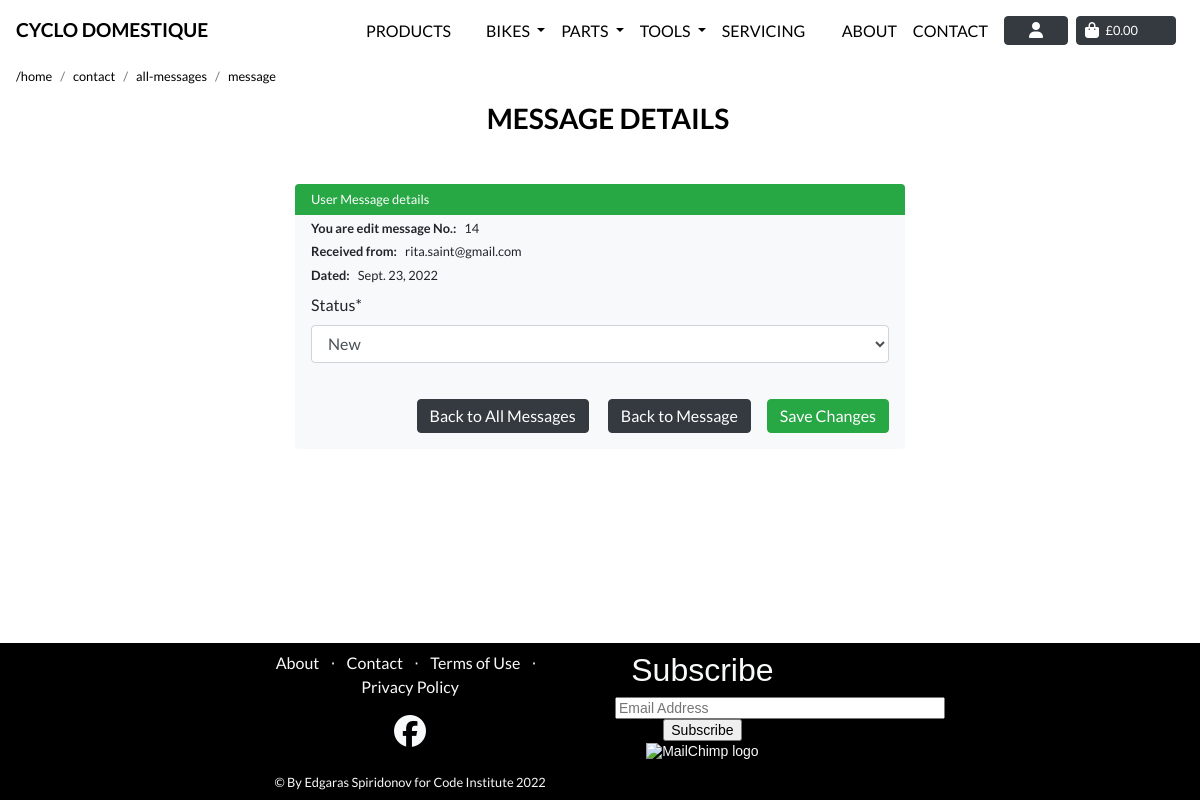
Screenshot of /contact/message/edit/14/ (signed in) with the database file from the repository.
### contact/models.py (models this page shows)
class ContactForm(models.Model):
    subject_type = models.CharField(max_length=100, null=True, blank=False)
    first_name = models.CharField(max_length=50, null=True, blank=True)
    last_name = models.CharField(max_length=50, null=True, blank=True)
    contact_number = models.CharField(max_length=20, null=True, blank=True)
    email_address = models.EmailField(max_length=50, null=True, blank=False)
    message = models.TextField(max_length=1000, null=True, blank=True)
    received_date = models.DateField(auto_now_add=True)
    status = models.IntegerField(choices=STATUS, default=0)
    def __str__(self):
        return self.email_address
    class Meta:
        ordering = ['-received_date']

### contact/views.py (the view)
# urls.py: path('message/edit/<int:pk>/', views.edit_message, name='edit_message'),
@login_required
def edit_message(request, pk):
    message = get_object_or_404(ContactForm, pk=pk)
    if not request.user.is_superuser:
        messages.error(request, 'Sorry, only store owners can do that.')
        return redirect(reverse('home'))
    if request.method == 'POST':
        form = UpdateMessage(request.POST, instance=message)
        print(form, ' this form line 150')
        if form.is_valid():
            form.save()
            messages.success(request, 'Successfully updated message status!')
            return redirect('site_messages')
        else:
            messages.error(request, ('Failed to update message status. '
                                     'Please ensure the form is valid.'))
            print(' this form has error line 158')
    else:
        form = UpdateMessage(instance=message)
        messages.info(request, f'You are editing {message.email_address}')
    template = 'contact/edit_message.html'
    context = {
        'form': form,
        'message': message,
        'on_inventory_page': True
    }
    return render(request, template, context)

### contact/forms.py
class UpdateMessage(forms.ModelForm):
    class Meta:
        model = ContactForm
        fields = ['status']

### contact/templates/contact/edit_message.html (shortened to what this page needs)
{% extends "base.html" %}
{% load static %}
{% block extra_css %}
<link rel="stylesheet" href="{% static 'checkout/css/checkout.css' %}">
<link rel="stylesheet" href="{% static 'css/page_navbar.css' %}">
{% endblock %}
{% block page_header %}
<div class="header-container header-mobile">
</div>
{% endblock %}
{% block content %}
<div class="ml-3">
    <div class="col-md-12 px-0 mb-1">
        <nav aria-label="breadcrumb">
            <ol class="breadcrumb bg-transparent pl-0 mb-0  small">
                <li class="breadcrumb-item"><a class="text-black text-lowercase" href="/">/home</a></li>
                <li class="breadcrumb-item"><a class="text-black text-lowercase" href="/contact">contact</a></li>
                <li class="breadcrumb-item"><a class="text-black text-lowercase"
                        href="/contact/all-messages">all-messages</a></li>
                <li class="breadcrumb-item"><a class="text-black text-lowercase"
                        href="/contact/all-messages/message">message</a></li>
            </ol>
        </nav>
    </div>
</div>
<div class="container">
    <div class="row">
        <div class="col">
            <h3 class="text-black text-uppercase font-weight-bold mb-5 text-center pl-3"> Message Details </h3>
        </div>
    </div>
    <div class="row">
        <div class="col-2 d-none d-md-block d-lg-block d-xl-block"></div>
        <div class="col-12 col-md-8 ">
            <form method="POST" action="#" class="form bg-light rounded " enctype="multipart/form-data">
                <h5 class="pl-3 bg-success rounded-top text-white font-weight-normal small py-2 mb-0">User Message
                    details</h5>
                <div class="px-3">
                    <p class="pt-1 m-0 small"><span class="font-weight-bold pr-2">You are edit message
                            No.:</span>{{ message.pk}}</p>
                    <p class="pt-1 m-0 small"><span class="font-weight-bold pr-2">Received
                            from:</span>{{ message.email_address}}</p>
                    <p class="pt-1 m-0 small"><span
                            class="font-weight-bold pr-2">Dated:</span>{{ message.received_date}}</p>
                </div>
                <div class="px-3 mt-2">
                    {% for field in form %}
                    {{ field | as_crispy_field  }}
                    {% endfor %}
                </div>
                <div class="text-right py-3 mb-5">
                    <a class="btn  btn-dark rounded flex-column mt-1 py-1 mr-3" href="{% url 'site_messages' %}">Back to
                        All Messages</a>
                    <a class="btn  btn-dark rounded flex-column mt-1 py-1 mr-3"
                        href="{% url 'view_message' pk=message.pk %}">Back to Message</a>
                    <button class="btn btn-success rounded flex-column py-1 float-right mt-1 mr-3" type="submit">Save
                        Changes</button>
                </div>
            </form>
        </div>
        <div class="col-2 d-none d-md-block d-lg-block d-xl-block"></div>
    </div>
</div>
{% include "includes/footer.html" %}
{% endblock %}

### static/css/base.css (style rules this page uses)
html { height: 100%; margin: 0; }
body { padding-bottom: calc(20vh); position: relative; min-height: 100%; font-family: 'Lato'; overflow-x: hidden; }
.text-black { color: black !important; }
@media (min-width: 1200px) { .container { max-width: 80%; } }
.header-container { padding-top: 55px; }
@media (min-width: 991px) { .header-container { padding-top: 55px; } }

### checkout/static/checkout/css/checkout.css (style rules this page uses)
select, select option { color: #000000; }

### rows the page displays
ContactForm: pk "14", email_address "rita.saint@gmail.com", received_date "Sept. 23, 2022", status "New"
